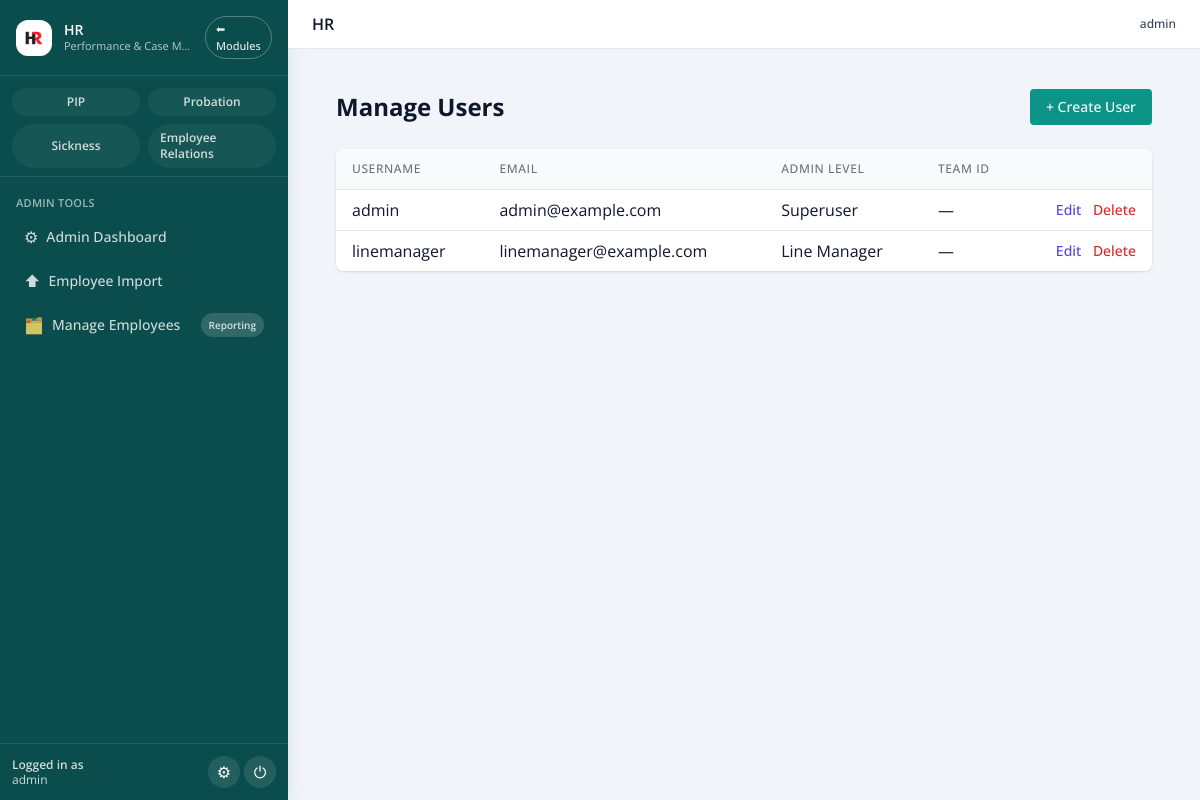
Before: /admin/users (signed in) with the older database file.
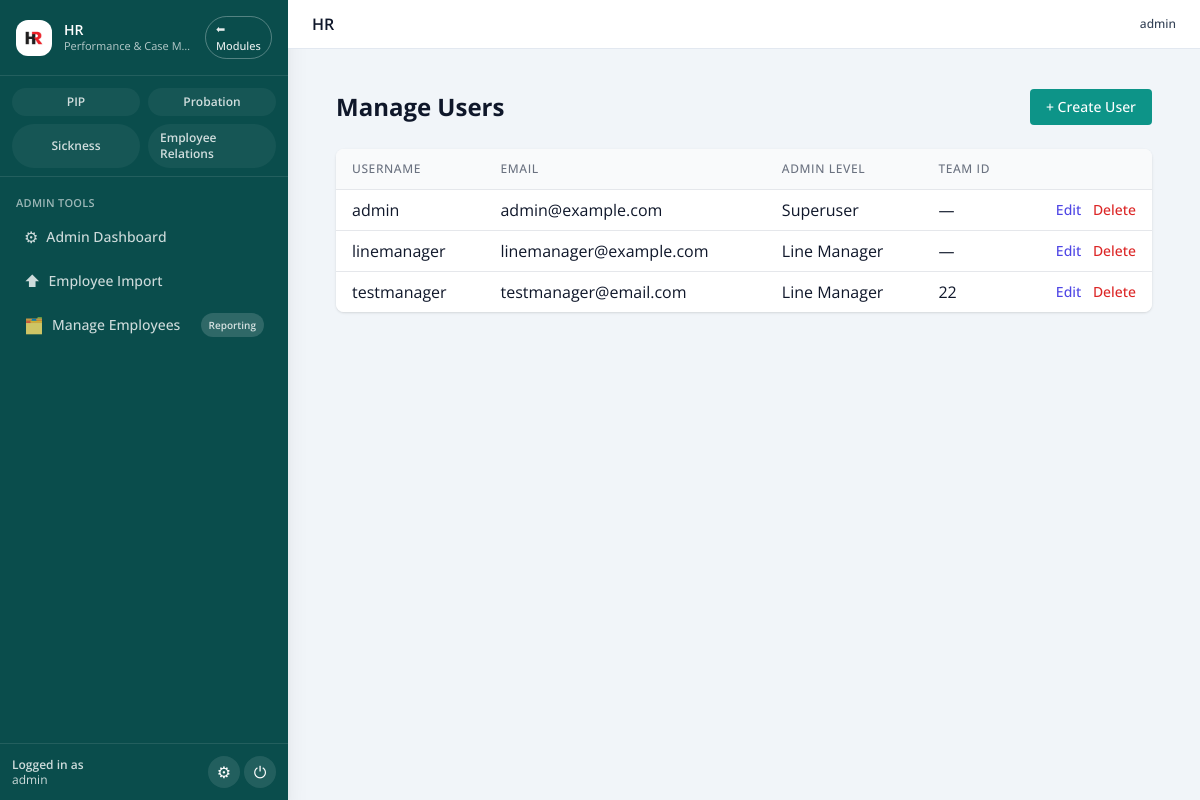
After: the same page with the newer database file.
### pip_app/models.py (models this page shows, shortened)
class User(db.Model, UserMixin):
    id = db.Column(db.Integer, primary_key=True)
    username = db.Column(db.String(80), unique=True, nullable=False)
    email = db.Column(db.String(120), unique=True, nullable=False)
    password_hash = db.Column(db.String(200), nullable=False)
    admin_level = db.Column(db.Integer, default=0)  # 0 = line mgr, 1 = admin, 2 = superuser
    team_id = db.Column(db.Integer, nullable=True)
    def is_superuser(self):
        return self.admin_level == 2

### old files/app - 050226.py (the view)
@app.route('/admin/users')
@login_required
def manage_users():
    if not current_user.is_superuser():
        flash('Access denied.', 'danger')
        return redirect(url_for('dashboard'))
    users = User.query.all()
    return render_template('admin_users.html', users=users)

### old files/app - 050226.py (called while the page is built)
@login_manager.user_loader
def load_user(user_id):
    return db.session.get(User, int(user_id))

@app.context_processor
def inject_module():
    return dict(active_module=session.get('active_module'))

@app.context_processor
def inject_csrf_token():
    return dict(csrf_token=generate_csrf)

@app.before_request
def set_active_module():
    path = (request.path or "").lower()
    if path.startswith('/pip/') or path.startswith('/employee/') or path in (
        '/dashboard', '/pip_list', '/employee/list', '/employee/add', '/pip/select-employee'
    ):
        session['active_module'] = 'PIP'
    elif path.startswith('/probation/'):
        session['active_module'] = 'Probation'
    elif path == '/':
        session.pop('active_module', None)

### templates/admin_users.html
{% extends "base.html" %}
{% block content %}
<div class="p-6">
  <div class="flex items-center justify-between mb-6">
    <h1 class="text-2xl font-bold">Manage Users</h1>
    <a href="{{ url_for('create_user') }}" class="inline-flex items-center px-4 py-2 bg-teal-600 text-white text-sm font-medium rounded hover:bg-teal-700">
      + Create User
    </a>
  </div>
  <div class="overflow-x-auto bg-white shadow rounded-lg">
    <table class="min-w-full divide-y divide-gray-200">
      <thead class="bg-gray-50">
        <tr>
          <th class="px-4 py-3 text-left text-xs font-medium text-gray-500 uppercase tracking-wider">Username</th>
          <th class="px-4 py-3 text-left text-xs font-medium text-gray-500 uppercase tracking-wider">Email</th>
          <th class="px-4 py-3 text-left text-xs font-medium text-gray-500 uppercase tracking-wider">Admin Level</th>
          <th class="px-4 py-3 text-left text-xs font-medium text-gray-500 uppercase tracking-wider">Team ID</th>
          <th class="px-4 py-3"></th>
        </tr>
      </thead>
      <tbody class="bg-white divide-y divide-gray-200">
        {% for user in users %}
        <tr>
          <td class="px-4 py-2 whitespace-nowrap">{{ user.username }}</td>
          <td class="px-4 py-2 whitespace-nowrap">{{ user.email }}</td>
          <td class="px-4 py-2 whitespace-nowrap">
            {% if user.admin_level == 2 %}
              Superuser
            {% elif user.admin_level == 1 %}
              Admin
            {% else %}
              Line Manager
            {% endif %}
          </td>
          <td class="px-4 py-2 whitespace-nowrap">{{ user.team_id or '—' }}</td>
          <td class="px-4 py-2 whitespace-nowrap text-right text-sm font-medium">
            <a href="{{ url_for('edit_user', user_id=user.id) }}" class="text-indigo-600 hover:text-indigo-900 mr-2">Edit</a>
            <form method="POST" action="{{ url_for('delete_user', user_id=user.id) }}" class="inline" onsubmit="return confirm('Are you sure you want to delete this user?');">
              <button type="submit" class="text-red-600 hover:text-red-800">Delete</button>
            </form>
          </td>
        </tr>
        {% endfor %}
      </tbody>
    </table>
  </div>
</div>
{% endblock %}

### templates/base.html (shortened to what this page needs)
<!doctype html>
<html lang="en">
<head>
  <script src="https://cdn.tailwindcss.com"></script>
  <link rel="stylesheet" href="{{ url_for('static', filename='css/tokens.css') }}">
  <link rel="stylesheet" href="{{ url_for('static', filename='css/ui.css') }}">
</head>
<body class="bg-slate-100 text-slate-900">
{% set is_logged_in = current_user.is_authenticated if current_user is defined else False %}
{% set current_endpoint = request.endpoint or '' %}
{% set active_module = (active_module|default(None)) or session.get('active_module') %}
{% set layout = (layout|default('')) %}
{% set hide_sidebar = ((hide_sidebar if hide_sidebar is defined else False) or (not is_logged_in) or (layout == 'fullscreen')) %}
<div class="min-h-screen flex bg-slate-100">
  {% if is_logged_in and not hide_sidebar %}
    <aside class="flex flex-col w-72 bg-[#0a4d4c] text-white shadow-xl">
      <div class="px-4 py-4 border-b border-white/10 flex items-center justify-between gap-3">
        <div class="flex items-center gap-3 min-w-0">
          <div class="h-9 w-9 rounded-xl bg-white flex items-center justify-center shrink-0">
            <img src="{{ url_for('static', filename='images/logo.avif') }}"
                 alt="HR" class="h-8 w-8 rounded-lg object-cover">
          </div>
          <div class="min-w-0">
            <div class="text-sm font-semibold leading-tight truncate">HR</div>
            <div class="text-[11px] text-white/70 truncate">Performance &amp; Case Management</div>
          </div>
        </div>
        <a href="{{ url_for('main.home') }}"
           class="inline-flex items-center justify-center rounded-full border border-white/30 px-2.5 py-1 text-[11px] font-medium text-white/90 hover:bg-white/10">
          ⬅ Modules
        </a>
      </div>
      <div class="px-3 pt-3 pb-2 border-b border-white/10">
        <div class="grid grid-cols-2 gap-2">
          <a href="{{ url_for('dashboard') }}"
             class="inline-flex items-center justify-center gap-1.5 rounded-full px-3 py-1.5 text-[11px] font-semibold
                    {% if active_module == 'PIP' %}
                      bg-white text-[#0a4d4c]
                    {% else %}
                      bg-white/5 text-white/80 hover:bg-white/10
                    {% endif %}">
            <span class="text-xs">PIP</span>
          </a>
          <a href="{{ url_for('probation_dashboard') }}"
             class="inline-flex items-center justify-center gap-1.5 rounded-full px-3 py-1.5 text-[11px] font-semibold
                    {% if active_module == 'Probation' %}
                      bg-white text-[#0a4d4c]
                    {% else %}
                      bg-white/5 text-white/80 hover:bg-white/10
                    {% endif %}">
            <span class="text-xs">Probation</span>
          </a>
          <a href="{{ url_for('sickness_dashboard') }}"
             class="inline-flex items-center justify-center gap-1.5 rounded-full px-3 py-1.5 text-[11px] font-semibold
                    {% if active_module == 'Sickness' %}
                      bg-white text-[#0a4d4c]
                    {% else %}
                      bg-white/5 text-white/80 hover:bg-white/10
                    {% endif %}">
            <span class="text-xs">Sickness</span>
          </a>
          {% if current_user.is_superuser() %}
          <a href="{{ url_for('employee_relations.dashboard') }}"
             class="inline-flex items-center justify-center gap-1.5 rounded-full px-3 py-1.5 text-[11px] font-semibold
                    {% if active_module == 'Employee Relations' %}
                      bg-white text-[#0a4d4c]
                    {% else %}
                      bg-white/5 text-white/80 hover:bg-white/10
                    {% endif %}">
            <span class="text-xs">Employee Relations</span>
          </a>
          {% endif %}
        </div>
      </div>
      <nav class="flex-1 overflow-y-auto px-3 py-4 space-y-6 text-sm">
        {% if current_user.is_superuser() %}
          <div>
            <div class="px-1 text-[11px] font-semibold uppercase tracking-wide text-white/60 mb-1">
              Admin Tools
            </div>
            <ul class="space-y-1">
              <li>
                <a href="{{ url_for('admin_dashboard') }}"
                   class="flex items-center gap-2 rounded-xl px-3 py-2
                          {% if current_endpoint == 'admin_dashboard' %}
                            bg-white text-[#0a4d4c]
                          {% else %}
                            text-white/80 hover:bg-white/10
                          {% endif %}">
                  <span class="text-base">⚙</span>
                  <span class="text-sm font-medium">Admin Dashboard</span>
                </a>
              </li>
              <li>
                <a href="{{ url_for('employee_import') }}"
                   class="flex items-center gap-2 rounded-xl px-3 py-2
                          {% if current_endpoint == 'employee_import' %}
                            bg-white text-[#0a4d4c]
                          {% else %}
                            text-white/80 hover:bg-white/10
                          {% endif %}">
                  <span class="text-base">⬆</span>
                  <span class="text-sm font-medium">Employee Import</span>
                </a>
              </li>
              <li>
                <a href="{{ url_for('manage_employee.index') }}"
                   class="flex items-center justify-between gap-2 rounded-xl px-3 py-2
                          {% if current_endpoint.startswith('manage_employee.') %}
                            bg-white text-[#0a4d4c]
                          {% else %}
                            text-white/80 hover:bg-white/10
                          {% endif %}">
                  <span class="flex items-center gap-2 min-w-0">
                    <span class="text-base">🗂️</span>
                    <span class="text-sm font-medium">Manage Employees</span>
                  </span>
                  <span class="rounded-full px-2 py-0.5 text-[10px] font-semibold
                               {% if current_endpoint == 'manage_employee.reporting' %}
                                 bg-[#0a4d4c] text-white
                               {% else %}
                                 bg-white/15 text-inherit
                               {% endif %}">
                    Reporting
                  </span>
                </a>
              </li>
            </ul>
          </div>
        {% endif %}
      </nav>
      <div class="px-3 py-3 border-t border-white/10">
        <div class="flex items-center justify-between gap-2">
          <div class="text-xs text-white/80 leading-tight min-w-0">
            <div class="font-semibold">Logged in as</div>
            <div class="truncate">{{ current_user.username }}</div>
          </div>
          <div class="flex items-center gap-1">
            {% if current_user.is_superuser() %}
              <a href="{{ url_for('admin_dashboard') }}"
                 class="inline-flex items-center justify-center rounded-full bg-white/10 hover:bg-white/20 h-8 w-8 text-base"
                 title="Admin Tools">
                ⚙
              </a>
            {% endif %}
            <form action="{{ url_for('auth.logout') }}" method="post">
              <button type="submit"
                      class="inline-flex items-center justify-center rounded-full bg-white/10 hover:bg-white/20 h-8 w-8 text-base"
                      title="Logout">
                ⏻
              </button>
            </form>
          </div>
        </div>
      </div>
    </aside>
  {% endif %}
  <div class="flex-1 flex flex-col min-w-0">
    <header class="w-full border-b border-slate-200 bg-white">
      <div class="px-4 sm:px-6 py-3 flex items-center justify-between gap-3">
        <div class="flex items-center gap-3">
          <div>
            {% block page_title %}
              <h1 class="text-base font-semibold text-slate-900">
                HR
              </h1>
            {% endblock %}
          </div>
        </div>
        {% if is_logged_in %}
          <div class="hidden md:flex items-center gap-4 text-xs text-slate-500">
            <div class="text-right">
              <div class="font-medium text-slate-700">{{ current_user.username }}</div>
            </div>
          </div>
        {% endif %}
      </div>
    </header>
    <div class="px-4 sm:px-6 pt-4">
    </div>
    <main class="flex-1 min-w-0 px-4 sm:px-6 pb-8">
      {% block content %}{% endblock %}
    </main>
  </div>
</div>
</body>
</html>

### static/css/tokens.css (style rules this page uses)
:root { --color-brand-50: #e8f3f2; --color-brand-100: #cfe7e6; --color-brand-200: #a4d1cf; --color-brand-300: #75bbb7; --color-brand-400: #2e9e99; --color-brand-500: #008a86; --color-brand-600: #005b5a; --color-brand-700: #004746; --color-brand-800: #003635; --color-brand-900: #012929; --color-bg: #ffffff; --color-surface: #ffffff; --color-text: #111827; --color-subtle: #6b7280; --color-border: #e5e7eb; --color-success: #10b981; --color-warning: #f59e0b; --color-danger: #ef4444; --color-info: #3b82f6; --color-focus: rgba(0, 91, 90, 0.25); --space-0: 0; --space-1: 0.25rem; --space-2: 0.5rem; --space-3: 0.75rem; --space-4: 1rem; --space-5: 1.25rem; --space-6: 1.5rem; --radius-sm: 0.375rem; --radius-md: 0.5rem; --radius-lg: 0.75rem; --radius-xl: 1rem; --shadow-sm: 0 1px 2px rgba(0,0,0,0.06); --shadow-md: 0 4px 10px rgba(0,0,0,0.08); --font-sans: ui-sans-serif, system-ui, -apple-system, Segoe UI, Roboto, Inter, "Helvetica Neue", Arial, "Noto Sans", "Apple Color Emoji", "Segoe UI Emoji"; --fs-xs: 0.75rem; --fs-sm: 0.875rem; --fs-base: 1rem; --fs-lg: 1.125rem; --fs-xl: 1.25rem; }
:where(button, [type="button"], [type="submit"], a, input, select, textarea):focus { outline: 2px solid transparent; box-shadow: 0 0 0 3px var(--color-focus); border-radius: inherit; }

### static/css/ui.css (style rules this page uses)
html, body { color: var(--color-text); background: var(--color-bg); font-family: var(--font-sans); font-size: var(--fs-base); }

### templates/base.html (style rules this page uses)
body { font-family: 'Open Sans', system-ui, -apple-system, BlinkMacSystemFont, 'Segoe UI', sans-serif; }

Changed rows visible on the page:
added User: username "testmanager", email "testmanager@email.com", admin_level "Line Manager", team "22"
